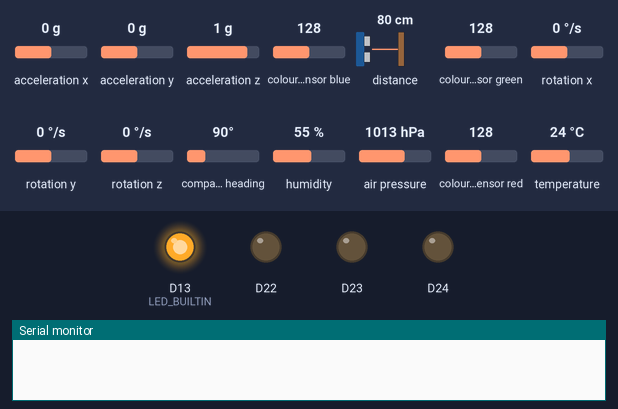
Bench run of a sketch on a simulated Arduino Nano 33 BLE. On the bench: output pins drawn as LEDs (lit = HIGH), the last lines printed to the serial monitor. The test bench sets the inputs (shaded band); at power-on: acceleration x 0 g, acceleration y 0 g, acceleration z 1 g, colour sensor blue 128, distance to the obstacle 80 cm, colour sensor green 128, rotation x 0 °/s, rotation y 0 °/s, rotation z 0 °/s, compass heading 90°, humidity 55 %, air pressure 1013 hPa, colour sensor red 128, temperature 24 °C.

Above: at 0.12 s.
At 0.37 s:
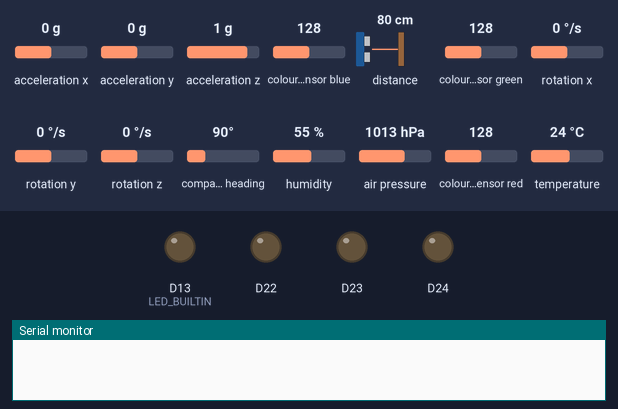
At 0.62 s:
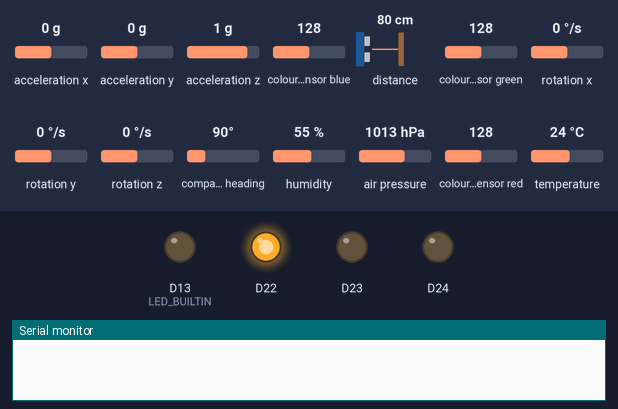
At 1.9 s:
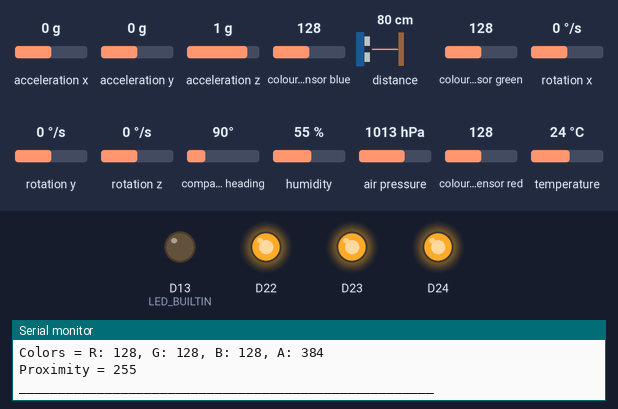
At 3.68 s:
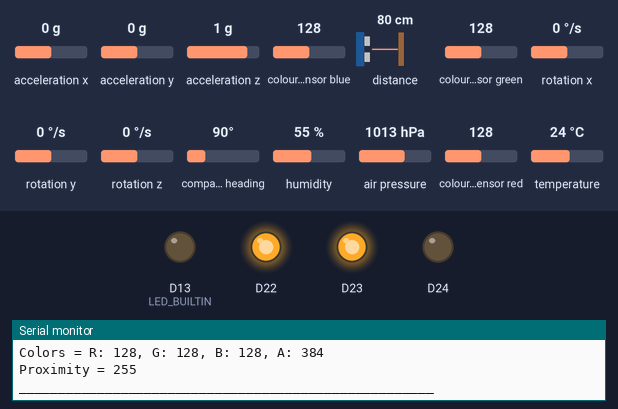
At 6.25 s:
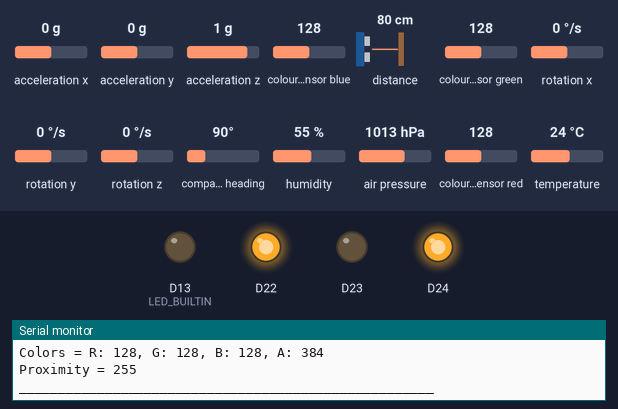
Timing chart, 0 to 6.5 s (numbered marks = the images above):
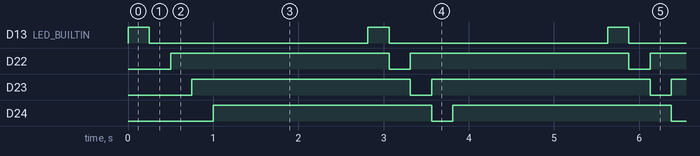

The sketch:

arduino-nano-33-ble-sense-all-sensors.ino
```cpp
/**
 * Sketch to check that all sensors on Arduino Nano 33 BLE Sense are working
 **/

#include <Arduino_LSM9DS1.h>    // library for 9-axis IMU
#include <Arduino_LPS22HB.h>    // library to read pressure
#include <Arduino_HTS221.h>     // library to read temperature and humidity
#include <Arduino_APDS9960.h>   // library for colour, proximity and gesture recognition

// declare variables to hold sensor data
float accel_x, accel_y, accel_z;
float gyro_x, gyro_y, gyro_z;
float mag_x, mag_y, mag_z;
float pressure;
float temperature, humidity;
int red, green, blue, ambient;
int proximity;
int gesture;


void setup() {
    Serial.begin(9600); // serial monitor

    // initialize LED pins as as outputs.
    pinMode(LED_BUILTIN, OUTPUT);
    pinMode(LEDR, OUTPUT);
    pinMode(LEDG, OUTPUT);
    pinMode(LEDB, OUTPUT);

    if (!IMU.begin()) { // initialize IMU sensor
        Serial.println("Failed to initialize IMU!"); while (1);
    }

    if (!BARO.begin()) { // initialize Pressure sensor
        Serial.println("Failed to initialize Pressure Sensor!"); while (1);
    }

    if (!HTS.begin()) { // initialize Temperature and Humidity sensor
        Serial.println("Failed to initialize Temperature and Humidity Sensor!"); while (1);
    }

    if (!APDS.begin()) { // initialize Colour, Proximity and Gesture sensor
        Serial.println("Failed to initialize Colour, Proximity and Gesture Sensor!"); while (1);
    }
}


void loop() {
    // Flash LEDs
    // for the RGB LED, high is off
    digitalWrite(LED_BUILTIN, HIGH);    // turn on BUILTIN
    delay(250);
    digitalWrite(LED_BUILTIN, LOW);     // turn off BUILTIN
    digitalWrite(LEDR, LOW);           // turn on red LED
    delay(250);
    digitalWrite(LEDR, HIGH);           // turn off red LED
    digitalWrite(LEDG, LOW);           // turn on green LED
    delay(250);
    digitalWrite(LEDG, HIGH);           // turn off green LED
    digitalWrite(LEDB, LOW);           // turn on blue LED
    delay(250);
    digitalWrite(LEDB, HIGH);           // turn off blue LED


    // Read IMU values
    if (IMU.accelerationAvailable()) {  // accelerometer values
        IMU.readAcceleration(accel_x, accel_y, accel_z);
        Serial.print("Accelerometer = ");Serial.print(accel_x);Serial.print(", ");Serial.print(accel_y);Serial.print(", ");Serial.println(accel_z);
    }
    if (IMU.gyroscopeAvailable()) { // gyroscope values
        IMU.readGyroscope(gyro_x, gyro_y, gyro_z);
        Serial.print("Gyroscope = ");Serial.print(gyro_x);Serial.print(", ");Serial.print(gyro_y);Serial.print(", ");Serial.println(gyro_z);
    }
    if (IMU.magneticFieldAvailable()) { // magnetometer values
        IMU.readMagneticField(mag_x, mag_y, mag_z);
        Serial.print("Magnetometer = ");Serial.print(mag_x);Serial.print(", ");Serial.print(mag_y);Serial.print(", ");Serial.println(mag_z);
    }
    delay (200);

    // Read Pressure sensor value
    pressure = BARO.readPressure();
    Serial.print("Pressure = ");Serial.println(pressure);
    delay (200);

    // Read Temperature and Humidity sensor values
    temperature = HTS.readTemperature();    // read temperature value
    Serial.print("Temperature = ");Serial.println(temperature);
    humidity = HTS.readHumidity();  // read humidity value
    Serial.print("Humidity = ");Serial.println(humidity);
    delay (200);

    // Read Gesture, Color, Proximity sensor values
    while (!APDS.colorAvailable()) {   // wait for color reading
        delay(5);
    }
    APDS.readColor(red, green, blue, ambient);    // read the color
    Serial.print("Colors = ");
        Serial.print("R: ");Serial.print(red);Serial.print(", ");
        Serial.print("G: ");Serial.print(green);Serial.print(", ");
        Serial.print("B: ");Serial.print(blue);Serial.print(", ");
        Serial.print("A: ");Serial.print(ambient);Serial.println();

    if (APDS.proximityAvailable()) {    // read proximity
        proximity = APDS.readProximity();
        Serial.print("Proximity = ");Serial.println(proximity);
    }

    // ** Gesture and color reading don't seem to be able to both work at same time **

    // while (!APDS.gestureAvailable()){   // wait for gesture reading
    //     delay(5);
    // }
    // gesture = APDS.readGesture();   // read gesture
    // Serial.print("Gesture = ");
    // switch (gesture) {
    //     case GESTURE_UP:
    //         Serial.println("UP");break;
    //     case GESTURE_DOWN:
    //         Serial.println("DOWN");break;
    //     case GESTURE_LEFT:
    //         Serial.println("LEFT"); break;
    //     case GESTURE_RIGHT:
    //         Serial.println("RIGHT");break;
    //     default: // ignore
    //         break;
    // }
    delay (200);

    Serial.println("_____________________________________________________");
    delay(1000);
}
```

Measured:
- by itself, D13 (LED_BUILTIN): alternates HIGH for 0.25 s and LOW for 2.6 s
- by itself, D22–24: alternates HIGH for 2.6 s and LOW for 0.25 s
